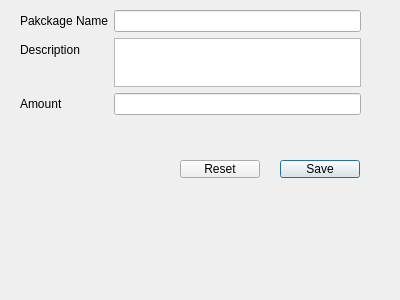
<?xml version="1.0" encoding="UTF-8"?>
<ui version="4.0">
 <class>AddPackage</class>
 <widget class="QDialog" name="AddPackage">
  <property name="windowModality">
   <enum>Qt::WindowModal</enum>
  </property>
  <property name="geometry">
   <rect>
    <x>0</x>
    <y>0</y>
    <width>400</width>
    <height>300</height>
   </rect>
  </property>
  <property name="maximumSize">
   <size>
    <width>400</width>
    <height>300</height>
   </size>
  </property>
  <property name="windowTitle">
   <string>Add Package</string>
  </property>
  <widget class="QWidget" name="formLayoutWidget">
   <property name="geometry">
    <rect>
     <x>20</x>
     <y>10</y>
     <width>341</width>
     <height>105</height>
    </rect>
   </property>
   <layout class="QFormLayout" name="formLayout">
    <item row="0" column="0">
     <widget class="QLabel" name="label">
      <property name="text">
       <string>Pakckage Name</string>
      </property>
     </widget>
    </item>
    <item row="0" column="1">
     <widget class="QLineEdit" name="txtPackageName"/>
    </item>
    <item row="1" column="0">
     <widget class="QLabel" name="label_2">
      <property name="text">
       <string>Description</string>
      </property>
     </widget>
    </item>
    <item row="1" column="1">
     <widget class="QTextEdit" name="txtDescription"/>
    </item>
    <item row="2" column="0">
     <widget class="QLabel" name="label_3">
      <property name="text">
       <string>Amount</string>
      </property>
     </widget>
    </item>
    <item row="2" column="1">
     <widget class="QLineEdit" name="txtAmount"/>
    </item>
   </layout>
  </widget>
  <widget class="QPushButton" name="btnSave">
   <property name="geometry">
    <rect>
     <x>280</x>
     <y>160</y>
     <width>80</width>
     <height>18</height>
    </rect>
   </property>
   <property name="text">
    <string>Save</string>
   </property>
  </widget>
  <widget class="QPushButton" name="btnReset">
   <property name="geometry">
    <rect>
     <x>180</x>
     <y>160</y>
     <width>80</width>
     <height>18</height>
    </rect>
   </property>
   <property name="text">
    <string>Reset</string>
   </property>
  </widget>
 </widget>
 <resources/>
 <connections/>
</ui>
